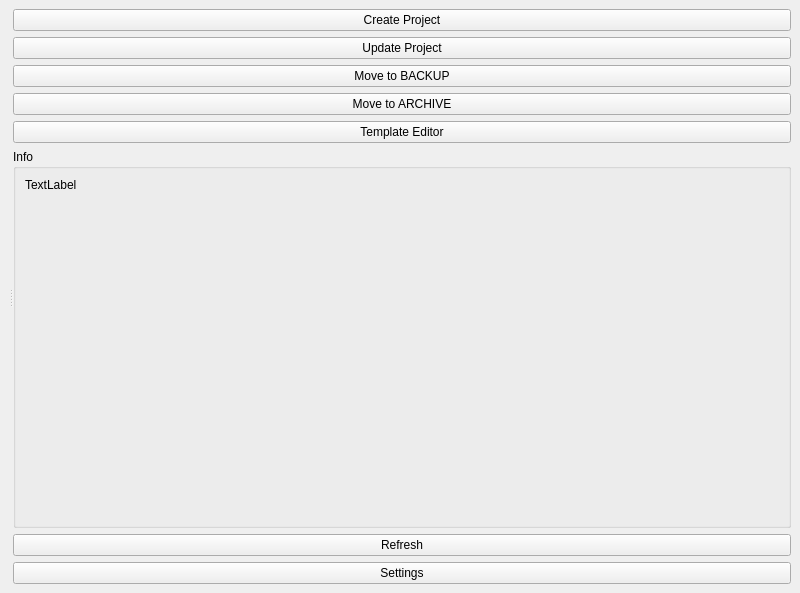
<?xml version="1.0" encoding="UTF-8"?>
<ui version="4.0">
 <class>projectManager</class>
 <widget class="QMainWindow" name="projectManager">
  <property name="geometry">
   <rect>
    <x>0</x>
    <y>0</y>
    <width>800</width>
    <height>593</height>
   </rect>
  </property>
  <property name="windowTitle">
   <string>Project Manager</string>
  </property>
  <widget class="QWidget" name="centralwidget">
   <layout class="QVBoxLayout" name="verticalLayout_2">
    <item>
     <widget class="QSplitter" name="splitter_2">
      <property name="orientation">
       <enum>Qt::Horizontal</enum>
      </property>
      <widget class="QWidget" name="verticalLayoutWidget">
       <layout class="QVBoxLayout" name="projectList_ly"/>
      </widget>
      <widget class="QSplitter" name="splitter">
       <property name="orientation">
        <enum>Qt::Horizontal</enum>
       </property>
       <widget class="QWidget" name="layoutWidget">
        <layout class="QVBoxLayout" name="verticalLayout">
         <item>
          <widget class="QPushButton" name="create_btn">
           <property name="text">
            <string>Create Project</string>
           </property>
          </widget>
         </item>
         <item>
          <widget class="QPushButton" name="update_btn">
           <property name="text">
            <string>Update Project</string>
           </property>
          </widget>
         </item>
         <item>
          <widget class="QPushButton" name="backup_btn">
           <property name="text">
            <string>Move to BACKUP</string>
           </property>
          </widget>
         </item>
         <item>
          <widget class="QPushButton" name="archive_btn">
           <property name="text">
            <string>Move to ARCHIVE</string>
           </property>
          </widget>
         </item>
         <item>
          <widget class="QPushButton" name="templateEditor_btn">
           <property name="text">
            <string>Template Editor</string>
           </property>
          </widget>
         </item>
         <item>
          <widget class="QGroupBox" name="info_gb">
           <property name="title">
            <string>Info</string>
           </property>
           <layout class="QVBoxLayout" name="verticalLayout_3">
            <item>
             <widget class="QLabel" name="info_lb">
              <property name="text">
               <string>TextLabel</string>
              </property>
              <property name="alignment">
               <set>Qt::AlignLeading|Qt::AlignLeft|Qt::AlignTop</set>
              </property>
             </widget>
            </item>
           </layout>
          </widget>
         </item>
         <item>
          <widget class="QPushButton" name="refresh_btn">
           <property name="text">
            <string>Refresh</string>
           </property>
          </widget>
         </item>
         <item>
          <widget class="QPushButton" name="settings_btn">
           <property name="text">
            <string>Settings</string>
           </property>
          </widget>
         </item>
        </layout>
       </widget>
      </widget>
     </widget>
    </item>
   </layout>
  </widget>
 </widget>
 <resources/>
 <connections/>
</ui>
